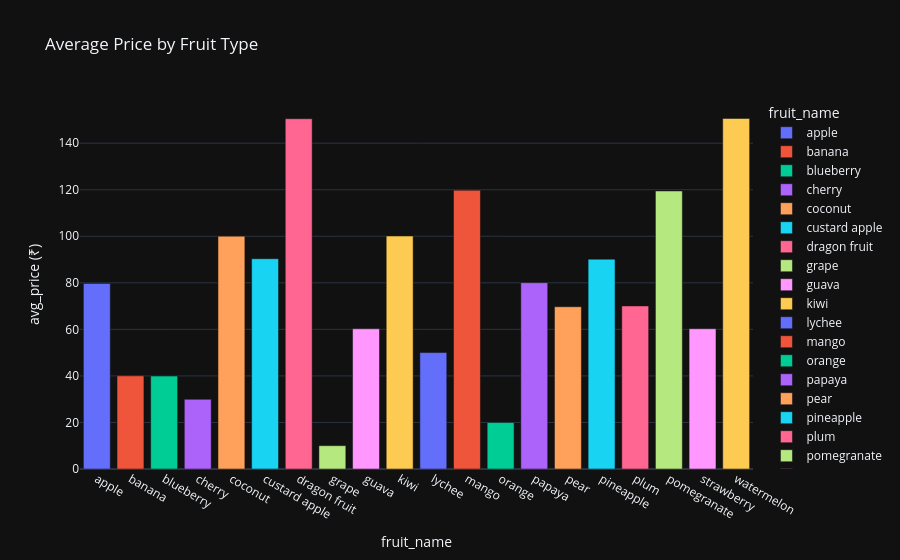

Notebook source saved alongside this figure:
### Markdown cell above
## 6. Visualize Average Price by Fruit

Generate a bar chart showing average price per fruit type.

### Code cell
# Visualize Average Price by Fruit
avg_price_by_fruit = fruit_data.groupby('fruit_name')['avg_price (₹)'].mean().reset_index()

fig = px.bar(avg_price_by_fruit, x='fruit_name', y='avg_price (₹)', 
             color='fruit_name', title='Average Price by Fruit Type')
fig.show()

### Figure 1 — Plotly figure (JSON) as saved in the notebook; plotly's stock layout.template omitted (floating-point values rounded to 4 significant figures)
{"data": [{"hovertemplate": "fruit_name=%{x}<br>avg_price (₹)=%{y}<extra></extra>", "legendgroup": "apple", "marker": {"color": "#636efa", "pattern": {"shape": ""}}, "name": "apple", "orientation": "v", "showlegend": true, "textposition": "auto", "type": "bar", "x": ["apple"], "xaxis": "x", "y": [79.75], "yaxis": "y"}, {"hovertemplate": "fruit_name=%{x}<br>avg_price (₹)=%{y}<extra></extra>", "legendgroup": "banana", "marker": {"color": "#EF553B", "pattern": {"shape": ""}}, "name": "banana", "orientation": "v", "showlegend": true, "textposition": "auto", "type": "bar", "x": ["banana"], "xaxis": "x", "y": [40.03], "yaxis": "y"}, {"hovertemplate": "fruit_name=%{x}<br>avg_price (₹)=%{y}<extra></extra>", "legendgroup": "blueberry", "marker": {"color": "#00cc96", "pattern": {"shape": ""}}, "name": "blueberry", "orientation": "v", "showlegend": true, "textposition": "auto", "type": "bar", "x": ["blueberry"], "xaxis": "x", "y": [39.93], "yaxis": "y"}, {"hovertemplate": "fruit_name=%{x}<br>avg_price (₹)=%{y}<extra></extra>", "legendgroup": "cherry", "marker": {"color": "#ab63fa", "pattern": {"shape": ""}}, "name": "cherry", "orientation": "v", "showlegend": true, "textposition": "auto", "type": "bar", "x": ["cherry"], "xaxis": "x", "y": [29.96], "yaxis": "y"}, {"hovertemplate": "fruit_name=%{x}<br>avg_price (₹)=%{y}<extra></extra>", "legendgroup": "coconut", "marker": {"color": "#FFA15A", "pattern": {"shape": ""}}, "name": "coconut", "orientation": "v", "showlegend": true, "textposition": "auto", "type": "bar", "x": ["coconut"], "xaxis": "x", "y": [100.1], "yaxis": "y"}, {"hovertemplate": "fruit_name=%{x}<br>avg_price (₹)=%{y}<extra></extra>", "legendgroup": "custard apple", "marker": {"color": "#19d3f3", "pattern": {"shape": ""}}, "name": "custard apple", "orientation": "v", "showlegend": true, "textposition": "auto", "type": "bar", "x": ["custard apple"], "xaxis": "x", "y": [90.36], "yaxis": "y"}, {"hovertemplate": "fruit_name=%{x}<br>avg_price (₹)=%{y}<extra></extra>", "legendgroup": "dragon fruit", "marker": {"color": "#FF6692", "pattern": {"shape": ""}}, "name": "dragon fruit", "orientation": "v", "showlegend": true, "textposition": "auto", "type": "bar", "x": ["dragon fruit"], "xaxis": "x", "y": [150.5], "yaxis": "y"}, {"hovertemplate": "fruit_name=%{x}<br>avg_price (₹)=%{y}<extra></extra>", "legendgroup": "grape", "marker": {"color": "#B6E880", "pattern": {"shape": ""}}, "name": "grape", "orientation": "v", "showlegend": true, "textposition": "auto", "type": "bar", "x": ["grape"], "xaxis": "x", "y": [10.02], "yaxis": "y"}, {"hovertemplate": "fruit_name=%{x}<br>avg_price (₹)=%{y}<extra></extra>", "legendgroup": "guava", "marker": {"color": "#FF97FF", "pattern": {"shape": ""}}, "name": "guava", "orientation": "v", "showlegend": true, "textposition": "auto", "type": "bar", "x": ["guava"], "xaxis": "x", "y": [60.25], "yaxis": "y"}, {"hovertemplate": "fruit_name=%{x}<br>avg_price (₹)=%{y}<extra></extra>", "legendgroup": "kiwi", "marker": {"color": "#FECB52", "pattern": {"shape": ""}}, "name": "kiwi", "orientation": "v", "showlegend": true, "textposition": "auto", "type": "bar", "x": ["kiwi"], "xaxis": "x", "y": [100.1], "yaxis": "y"}, {"hovertemplate": "fruit_name=%{x}<br>avg_price (₹)=%{y}<extra></extra>", "legendgroup": "lychee", "marker": {"color": "#636efa", "pattern": {"shape": ""}}, "name": "lychee", "orientation": "v", "showlegend": true, "textposition": "auto", "type": "bar", "x": ["lychee"], "xaxis": "x", "y": [50.04], "yaxis": "y"}, {"hovertemplate": "fruit_name=%{x}<br>avg_price (₹)=%{y}<extra></extra>", "legendgroup": "mango", "marker": {"color": "#EF553B", "pattern": {"shape": ""}}, "name": "mango", "orientation": "v", "showlegend": true, "textposition": "auto", "type": "bar", "x": ["mango"], "xaxis": "x", "y": [119.8], "yaxis": "y"}, {"hovertemplate": "fruit_name=%{x}<br>avg_price (₹)=%{y}<extra></extra>", "legendgroup": "orange", "marker": {"color": "#00cc96", "pattern": {"shape": ""}}, "name": "orange", "orientation": "v", "showlegend": true, "textposition": "auto", "type": "bar", "x": ["orange"], "xaxis": "x", "y": [19.96], "yaxis": "y"}, {"hovertemplate": "fruit_name=%{x}<br>avg_price (₹)=%{y}<extra></extra>", "legendgroup": "papaya", "marker": {"color": "#ab63fa", "pattern": {"shape": ""}}, "name": "papaya", "orientation": "v", "showlegend": true, "textposition": "auto", "type": "bar", "x": ["papaya"], "xaxis": "x", "y": [80.06], "yaxis": "y"}, {"hovertemplate": "fruit_name=%{x}<br>avg_price (₹)=%{y}<extra></extra>", "legendgroup": "pear", "marker": {"color": "#FFA15A", "pattern": {"shape": ""}}, "name": "pear", "orientation": "v", "showlegend": true, "textposition": "auto", "type": "bar", "x": ["pear"], "xaxis": "x", "y": [69.72], "yaxis": "y"}, {"hovertemplate": "fruit_name=%{x}<br>avg_price (₹)=%{y}<extra></extra>", "legendgroup": "pineapple", "marker": {"color": "#19d3f3", "pattern": {"shape": ""}}, "name": "pineapple", "orientation": "v", "showlegend": true, "textposition": "auto", "type": "bar", "x": ["pineapple"], "xaxis": "x", "y": [90.16], "yaxis": "y"}, {"hovertemplate": "fruit_name=%{x}<br>avg_price (₹)=%{y}<extra></extra>", "legendgroup": "plum", "marker": {"color": "#FF6692", "pattern": {"shape": ""}}, "name": "plum", "orientation": "v", "showlegend": true, "textposition": "auto", "type": "bar", "x": ["plum"], "xaxis": "x", "y": [70.09], "yaxis": "y"}, {"hovertemplate": "fruit_name=%{x}<br>avg_price (₹)=%{y}<extra></extra>", "legendgroup": "pomegranate", "marker": {"color": "#B6E880", "pattern": {"shape": ""}}, "name": "pomegranate", "orientation": "v", "showlegend": true, "textposition": "auto", "type": "bar", "x": ["pomegranate"], "xaxis": "x", "y": [119.5], "yaxis": "y"}, {"hovertemplate": "fruit_name=%{x}<br>avg_price (₹)=%{y}<extra></extra>", "legendgroup": "strawberry", "marker": {"color": "#FF97FF", "pattern": {"shape": ""}}, "name": "strawberry", "orientation": "v", "showlegend": true, "textposition": "auto", "type": "bar", "x": ["strawberry"], "xaxis": "x", "y": [60.27], "yaxis": "y"}, {"hovertemplate": "fruit_name=%{x}<br>avg_price (₹)=%{y}<extra></extra>", "legendgroup": "watermelon", "marker": {"color": "#FECB52", "pattern": {"shape": ""}}, "name": "watermelon", "orientation": "v", "showlegend": true, "textposition": "auto", "type": "bar", "x": ["watermelon"], "xaxis": "x", "y": [150.6], "yaxis": "y"}], "layout": {"barmode": "relative", "legend": {"title": {"text": "fruit_name"}, "tracegroupgap": 0}, "title": {"text": "Average Price by Fruit Type"}, "xaxis": {"anchor": "y", "categoryarray": ["apple", "banana", "blueberry", "cherry", "coconut", "custard apple", "dragon fruit", "grape", "guava", "kiwi", "lychee", "mango", "orange", "papaya", "pear", "pineapple", "plum", "pomegranate", "strawberry", "watermelon"], "categoryorder": "array", "domain": [0, 1], "title": {"text": "fruit_name"}}, "yaxis": {"anchor": "x", "domain": [0, 1], "title": {"text": "avg_price (₹)"}}}}
